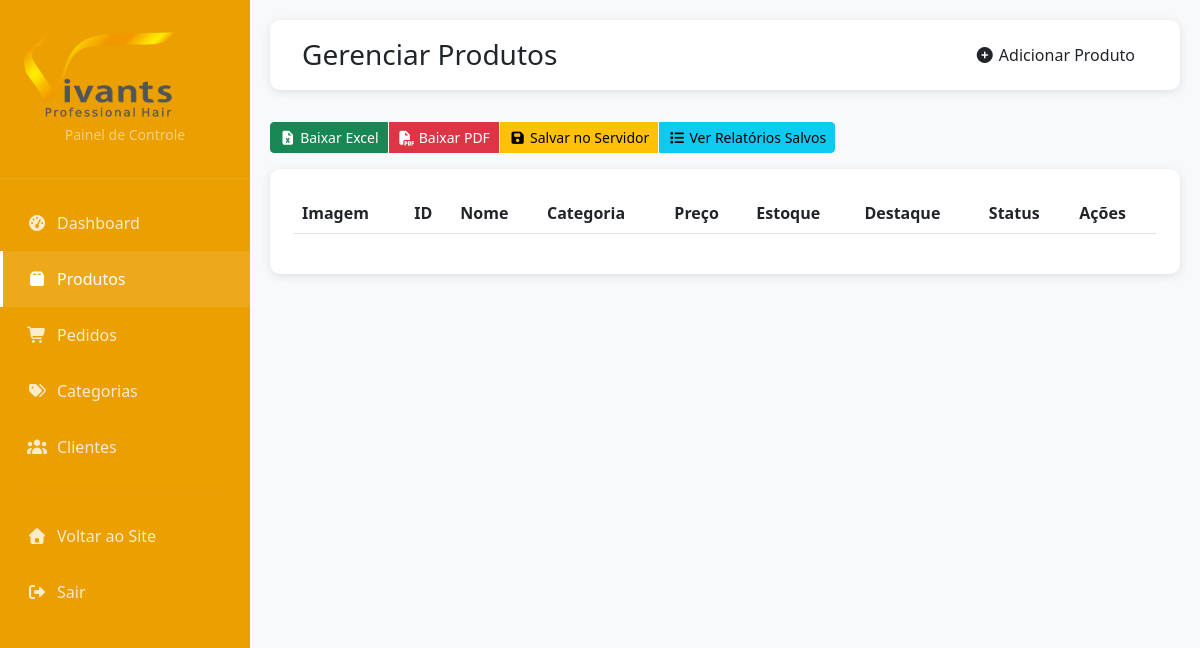
/admin/produtos (signed in), run on an earlier commit of the app's database.
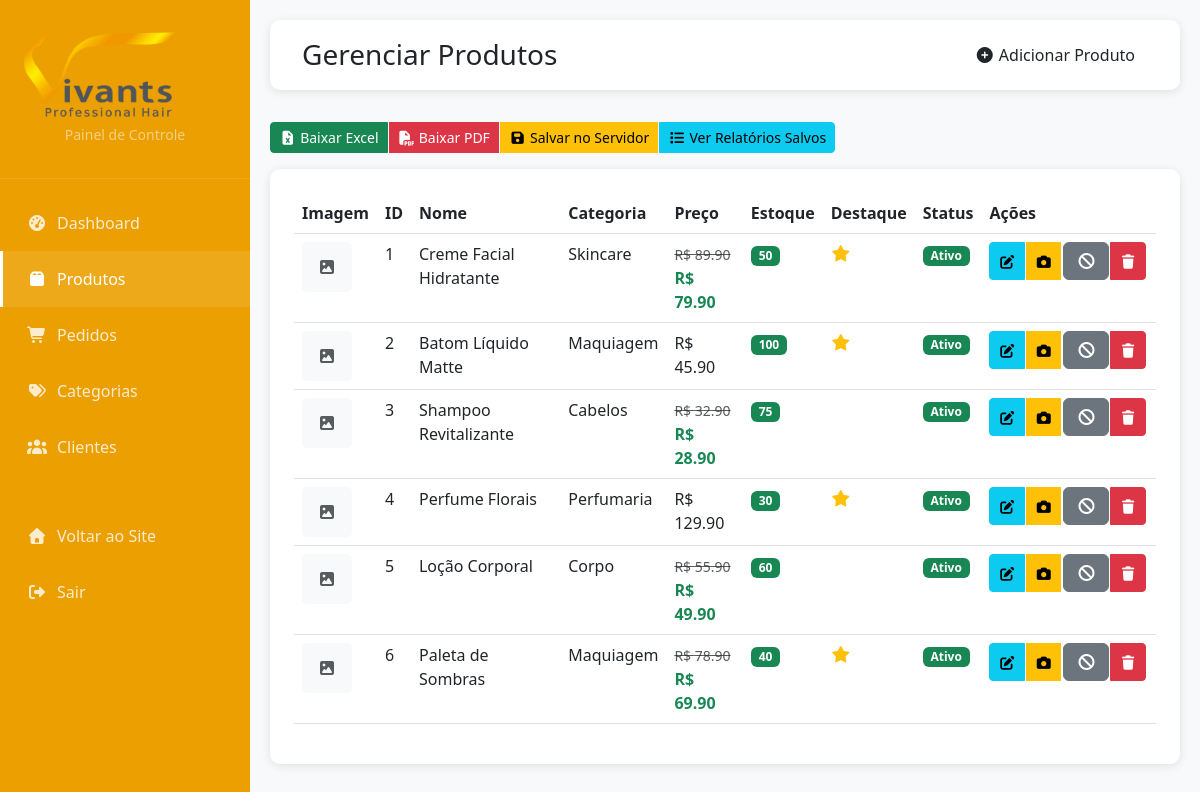
And on a later commit of the database.
### tables this page shows
CREATE TABLE produtos (
            id INTEGER PRIMARY KEY AUTOINCREMENT,
            nome TEXT NOT NULL,
            descricao TEXT,
            preco REAL NOT NULL,
            preco_promocional REAL,
            categoria_id INTEGER,
            estoque INTEGER DEFAULT 0,
            imagem TEXT,
            ativo INTEGER DEFAULT 1,
            destaque INTEGER DEFAULT 0,
            data_cadastro TIMESTAMP DEFAULT CURRENT_TIMESTAMP,
            FOREIGN KEY (categoria_id) REFERENCES categorias(id)
        );

CREATE TABLE categorias (
            id INTEGER PRIMARY KEY AUTOINCREMENT,
            nome TEXT NOT NULL,
            descricao TEXT,
            ativo INTEGER DEFAULT 1
        );

### app.py (the view, shortened to what this page needs)
@app.route('/admin/produtos', methods=['GET', 'POST'])
@admin_required
def admin_produtos():
    db = get_db()
    try:
        produtos_data = db.execute('''
            SELECT p.*, c.nome as categoria_nome
            FROM produtos p
            LEFT JOIN categorias c ON p.categoria_id = c.id
            ORDER BY p.data_cadastro DESC
        ''').fetchall()
        produtos = rows_to_dict_list(produtos_data)
        categorias_data = db.execute('SELECT * FROM categorias WHERE ativo = 1').fetchall()
        categorias = rows_to_dict_list(categorias_data)
        return render_template('admin/produtos.html', produtos=produtos, categorias=categorias)
    except (ValueError, KeyError) as e:
        flash('Dados inválidos no formulário', 'danger')
        return redirect(url_for('admin_produtos'))
    except sqlite3.Error as e:
        flash('Erro no banco de dados', 'danger')
        return redirect(url_for('admin_dashboard'))
    finally:
        db.close()

### app.py (called while the page is built)
def parse_datetime(date_string):
    if date_string is None:
        return None
    if isinstance(date_string, datetime):
        return date_string
    try:
        formats = [
            '%Y-%m-%d %H:%M:%S',
            '%Y-%m-%d %H:%M:%S.%f',
            '%Y-%m-%d',
            '%d/%m/%Y %H:%M:%S',
            '%d/%m/%Y'
        ]
        for fmt in formats:
            try:
                return datetime.strptime(date_string, fmt)
            except ValueError:
                continue
        return date_string  # Retorna como string se não conseguir converter
    except:
        return date_string

def row_to_dict(row):
    if row is None:
        return None
    result = {}
    for key in row.keys():
        value = row[key]
        if 'data' in key.lower() or 'cadastro' in key.lower() or 'pedido' in key.lower() or 'avaliacao' in key.lower():
            result[key] = parse_datetime(value)
        else:
            result[key] = value
    return result

def rows_to_dict_list(rows):
    return [row_to_dict(row) for row in rows]

### database.py (called while the page is built)
def get_db():
    conn = sqlite3.connect('vivants.db')
    conn.row_factory = sqlite3.Row
    return conn

### templates/admin/produtos.html (shortened to what the changed rows need)
{% extends "admin/base.html" %}
{% block content %}
<div class="admin-header">
    <div class="d-flex justify-content-between align-items-center">
        <h1 class="h3 mb-0">Gerenciar Produtos</h1>
    </div>
</div>
<div class="table-card">
    <div class="table-responsive">
        <table class="table table-hover">
            <thead>
                <tr>
                    <th>Imagem</th>
                    <th>ID</th>
                    <th>Nome</th>
                    <th>Categoria</th>
                    <th>Preço</th>
                    <th>Estoque</th>
                    <th>Destaque</th>
                    <th>Status</th>
                    <th>Ações</th>
                </tr>
            </thead>
            <tbody>
                {% for produto in produtos %}
                <tr>
                    <td>
                        {% if produto.imagem %}
                        <img src="{{ produto.imagem }}" alt="{{ produto.nome }}"
                             style="width: 50px; height: 50px; object-fit: cover; border-radius: 5px;">
                        {% else %}
                        <div style="width: 50px; height: 50px; background: #f8f9fa; border-radius: 5px; display: flex; align-items: center; justify-content: center;">
                            <i class="fas fa-image text-muted"></i>
                        </div>
                        {% endif %}
                    </td>
                    <td>{{ produto.id }}</td>
                    <td>{{ produto.nome }}</td>
                    <td>{{ produto.categoria_nome }}</td>
                    <td>
                        {% if produto.preco_promocional %}
                        <div>
                            <small class="text-muted text-decoration-line-through">R$ {{ "%.2f"|format(produto.preco) }}</small>
                            <div class="text-success fw-bold">R$ {{ "%.2f"|format(produto.preco_promocional) }}</div>
                        </div>
                        {% else %}
                        R$ {{ "%.2f"|format(produto.preco) }}
                        {% endif %}
                    </td>
                    <td>
                        <span class="badge bg-{{ 'danger' if produto.estoque < 10 else 'success' }}">
                            {{ produto.estoque }}
                        </span>
                    </td>
                    <td>
                        {% if produto.destaque %}
                            <i class="fas fa-star text-warning" title="Produto em destaque"></i>
                        {% endif %}
                    </td>
                    <td>
                        {% if produto.ativo %}
                            <span class="badge bg-success">Ativo</span>
                        {% else %}
                            <span class="badge bg-secondary">Inativo</span>
                        {% endif %}
                    </td>
                    <td>
                        <div class="btn-group btn-group-sm">
                            <button class="btn btn-info"
                                    onclick="editarProduto(
                                        {{ produto.id }},
                                        '{{ produto.nome }}',
                                        '{{ produto.descricao or '' }}',
                                        {{ produto.preco }},
                                        {{ produto.preco_promocional or 'null' }},
                                        {{ produto.categoria_id }},
                                        {{ produto.estoque }},
                                        {{ produto.destaque }},
                                        {{ produto.ativo }},
                                        '{{ produto.imagem or '' }}'
                                    )"
                                    data-bs-toggle="modal"
                                    data-bs-target="#modalEditar"
                                    title="Editar produto">
                                <i class="fas fa-edit"></i>
                            </button>
                            <button class="btn btn-warning"
                                    onclick="alterarImagem({{ produto.id }}, '{{ produto.nome }}', '{{ produto.imagem or '' }}')"
                                    data-bs-toggle="modal"
                                    data-bs-target="#modalImagem"
                                    title="Alterar imagem">
                                <i class="fas fa-camera"></i>
                            </button>
                            <form method="POST" style="display:inline;">
                                <button type="submit" class="btn btn-{{ 'success' if not produto.ativo else 'secondary' }}"
                                        title="{{ 'Ativar' if not produto.ativo else 'Desativar' }} produto">
                                    <i class="fas fa-{{ 'check' if not produto.ativo else 'ban' }}"></i>
                                </button>
                            </form>
                            {% if session.user_type == 'superadmin' or session.user_type == 'admin' %}
                            <button type="button" class="btn btn-danger"
                                    data-bs-toggle="modal"
                                    data-bs-target="#modalExcluirProduto{{ produto.id }}"
                                    title="Excluir permanentemente">
                                <i class="fas fa-trash"></i>
                            </button>
                            {% endif %}
                        </div>
                    </td>
                </tr>
                {% endfor %}
            </tbody>
        </table>
    </div>
</div>
{% endblock %}

What changed in the data, as far as the page shows it:
added produtos: id "1", nome "Creme Facial Hidratante", categoria_nome "Skincare", preco "89.90", preco_promocional "79.90", estoque "50", destaque 1 (drawn), ativo "Ativo"
added produtos: id "2", nome "Batom Líquido Matte", categoria_nome "Maquiagem", preco "45.90", estoque "100", destaque 1 (drawn), ativo "Ativo"
added produtos: id "3", nome "Shampoo Revitalizante", categoria_nome "Cabelos", preco "32.90", preco_promocional "28.90", estoque "75", ativo "Ativo"
added produtos: id "4", nome "Perfume Florais", categoria_nome "Perfumaria", preco "129.90", estoque "30", destaque 1 (drawn), ativo "Ativo"
added produtos: id "5", nome "Loção Corporal", categoria_nome "Corpo", preco "55.90", preco_promocional "49.90", estoque "60", ativo "Ativo"
added produtos: id "6", nome "Paleta de Sombras", categoria_nome "Maquiagem", preco "78.90", preco_promocional "69.90", estoque "40", destaque 1 (drawn), ativo "Ativo"
